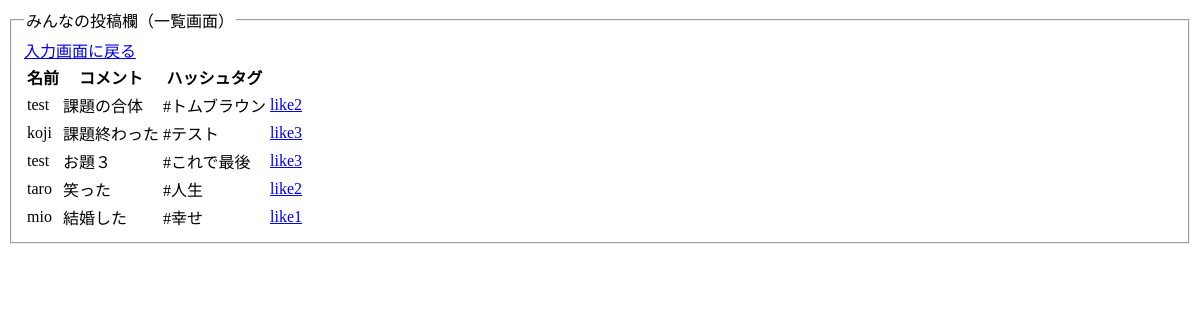
/select3.php (signed in), run on the app's committed database.
### tables this page shows
CREATE TABLE `sns_table` (
  `id` int(12) NOT NULL,
  `g_id` int(12) NOT NULL,
  `username` varchar(128) NOT NULL,
  `comment` varchar(128) NOT NULL,
  `hashtag` varchar(128) NOT NULL,
  `commentdate` timestamp NOT NULL DEFAULT current_timestamp() ON UPDATE current_timestamp()
);

### select3.php (the view, shortened to what this page needs)
<?php
$user_id = $_SESSION['id'];
$pdo = connect_to_db();
$sql = 'SELECT * FROM sns_table LEFT OUTER JOIN (SELECT comment_id, COUNT(id) AS cnt FROM like_sns_table GROUP BY comment_id) AS likes ON sns_table.id = likes.comment_id WHERE g_id=3';
$stmt = $pdo->prepare($sql);
$status = $stmt->execute();
if ($status == false) {
  $error = $stmt->errorInfo();
  exit('sqlError:'.$error[2]);
} else {
  $result = $stmt->fetchAll(PDO::FETCH_ASSOC);
  $output = "";
  foreach ($result as $record) {
    $output .= "<tr>";
    $output .= "<td>{$record["username"]}</td>";
    $output .= "<td>{$record["comment"]}</td>";
    $output .= "<td>{$record["hashtag"]}</td>";
    $output .= "<td><a href='like_create3.php?user_id={$user_id}&comment_id={$record["id"]}'>like{$record["cnt"]}</a></td>";
    $output .= "</tr>";
  }
}
?>
<!DOCTYPE html>
<html lang="ja">
<head>
  <link rel="stylesheet" href="style.css">
</head>
<body>
  <fieldset>
  <legend>みんなの投稿欄（一覧画面）</legend>
    <a href="index.php">入力画面に戻る</a>
    <table>
      <thead>
        <tr>
          <th>名前</th>
          <th>コメント</th>
          <th>ハッシュタグ</th>
        </tr>
      </thead>
      <tbody>
        <?= $output ?>
      </tbody>
    </table>
  </fieldset>
</body>
</html>

### data on the page
sns_table: username "test", comment "課題の合体", hashtag "#トムブラウン", cnt "2"
sns_table: username "koji", comment "課題終わった", hashtag "#テスト", cnt "3"
sns_table: username "test", comment "お題３", hashtag "#これで最後", cnt "3"
sns_table: username "taro", comment "笑った", hashtag "#人生", cnt "2"
sns_table: username "mio", comment "結婚した", hashtag "#幸せ", cnt "1"
